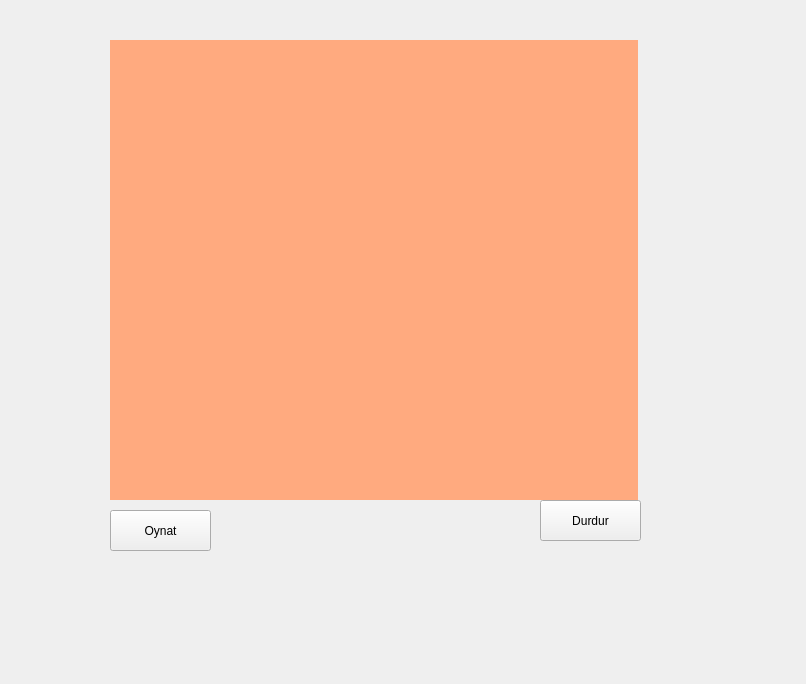
<?xml version="1.0" encoding="UTF-8"?>
<ui version="4.0">
 <class>MainWindow</class>
 <widget class="QMainWindow" name="MainWindow">
  <property name="geometry">
   <rect>
    <x>0</x>
    <y>0</y>
    <width>806</width>
    <height>684</height>
   </rect>
  </property>
  <property name="windowTitle">
   <string>Animasyon</string>
  </property>
  <widget class="QWidget" name="centralwidget">
   <widget class="QLabel" name="lblGoruntu">
    <property name="geometry">
     <rect>
      <x>110</x>
      <y>40</y>
      <width>528</width>
      <height>460</height>
     </rect>
    </property>
    <property name="styleSheet">
     <string notr="true">background-color: rgb(255, 170, 127);</string>
    </property>
    <property name="text">
     <string/>
    </property>
   </widget>
   <widget class="QPushButton" name="btnOynat">
    <property name="geometry">
     <rect>
      <x>110</x>
      <y>510</y>
      <width>101</width>
      <height>41</height>
     </rect>
    </property>
    <property name="text">
     <string>Oynat</string>
    </property>
   </widget>
   <widget class="QPushButton" name="btnDurdur">
    <property name="geometry">
     <rect>
      <x>540</x>
      <y>500</y>
      <width>101</width>
      <height>41</height>
     </rect>
    </property>
    <property name="text">
     <string>Durdur</string>
    </property>
   </widget>
  </widget>
 </widget>
 <resources/>
 <connections/>
</ui>
